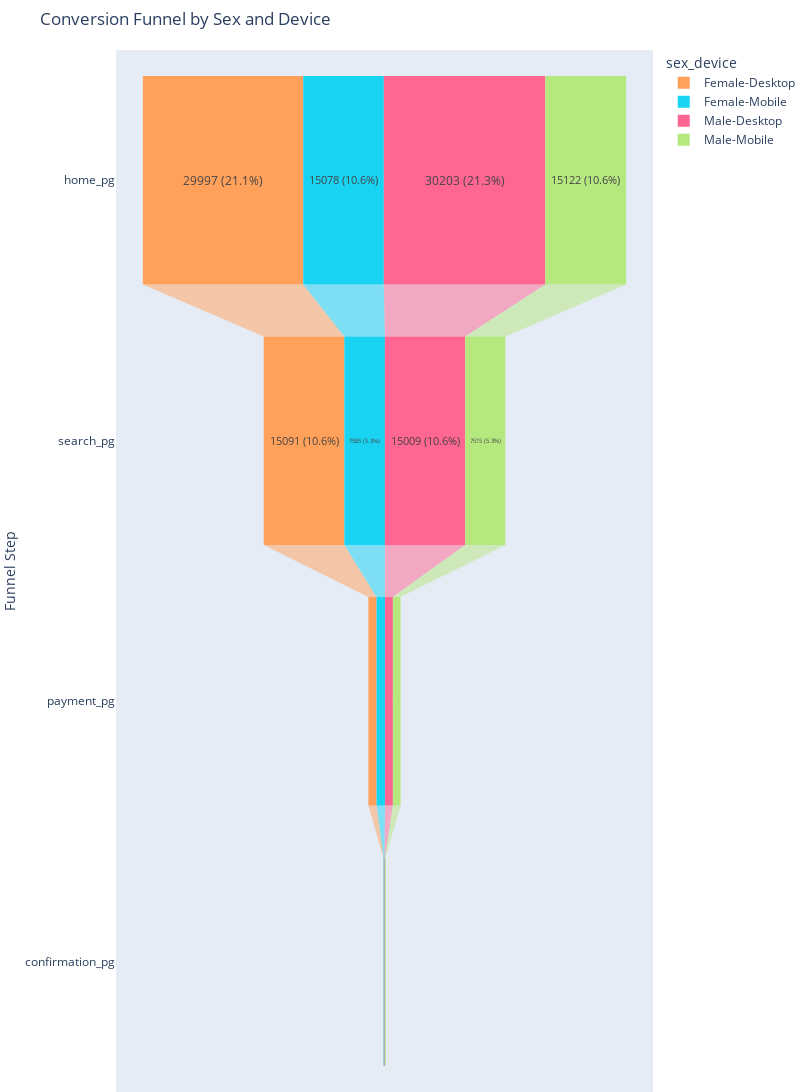

The cell this chart's notebook holds for it:
### Code cell
import pandas as pd
import plotly.express as px

# Assuming df is your DataFrame

# Create a combined category of sex and device
df['sex_device'] = df['sex'] + '-' + df['device']

# Create a funnel DataFrame
funnel_df = df.groupby('sex_device').agg({
    'home_pg': 'sum',
    'search_pg': 'sum',
    'payment_pg': 'sum',
    'confirmation_pg': 'sum'
}).reset_index()

# Calculate total users for percentages
total_users = funnel_df[['home_pg', 'search_pg', 'payment_pg', 'confirmation_pg']].sum().sum()

# Melt the DataFrame to long format for Plotly
funnel_df = funnel_df.melt(id_vars='sex_device', var_name='funnel_step', value_name='count')

# Calculate percentages
funnel_df['percentage'] = (funnel_df['count'] / total_users) * 100

# Prepare labels for the plot
funnel_df['label'] = funnel_df.apply(lambda row: f"{row['count']} ({row['percentage']:.1f}%)", axis=1)

# Define custom colors
color_map = {
    'male-desktop': '#001f3f',  # Navy blue for male desktop
    'male-mobile': '#add8e6',   # Light blue for male mobile
    'female-desktop': '#ff4d4d',  # Red-pink for female desktop
    'female-mobile': '#ffb3b3'   # Light pink for female mobile
}

# Plot the funnel chart
fig = px.funnel(funnel_df, 
                x='count', 
                y='funnel_step', 
                color='sex_device', 
                color_discrete_map=color_map,  # Use custom colors
                title="Conversion Funnel by Sex and Device",
                labels={'funnel_step': 'Funnel Step', 'count': 'Number of Users'},
                text='label')  # Show data labels

# Update layout to show text labels
fig.update_traces(textposition='inside', texttemplate='%{text}')

# Adjust layout for better width and height ratios
fig.update_layout(
    funnelmode='stack',
    autosize=False,
    width=800,  # Adjust width as needed
    height=1100,  # Adjust height as needed
    margin=dict(l=0, r=0, t=50, b=0)
)

fig.show()

### Figure 1 — Plotly figure (JSON) as saved in the notebook; plotly's stock layout.template omitted (floating-point values rounded to 4 significant figures)
{"data": [{"hovertemplate": "sex_device=Female-Desktop<br>Number of Users=%{x}<br>Funnel Step=%{y}<br>label=%{text}<extra></extra>", "legendgroup": "Female-Desktop", "marker": {"color": "#FFA15A"}, "name": "Female-Desktop", "orientation": "h", "showlegend": true, "text": ["29997 (21.1%)", "15091 (10.6%)", "1530 (1.1%)", "74 (0.1%)"], "textposition": "inside", "texttemplate": "%{text}", "type": "funnel", "x": [29997, 15091, 1530, 74], "xaxis": "x", "y": ["home_pg", "search_pg", "payment_pg", "confirmation_pg"], "yaxis": "y"}, {"hovertemplate": "sex_device=Female-Mobile<br>Number of Users=%{x}<br>Funnel Step=%{y}<br>label=%{text}<extra></extra>", "legendgroup": "Female-Mobile", "marker": {"color": "#19d3f3"}, "name": "Female-Mobile", "orientation": "h", "showlegend": true, "text": ["15078 (10.6%)", "7585 (5.3%)", "1570 (1.1%)", "167 (0.1%)"], "textposition": "inside", "texttemplate": "%{text}", "type": "funnel", "x": [15078, 7585, 1570, 167], "xaxis": "x", "y": ["home_pg", "search_pg", "payment_pg", "confirmation_pg"], "yaxis": "y"}, {"hovertemplate": "sex_device=Male-Desktop<br>Number of Users=%{x}<br>Funnel Step=%{y}<br>label=%{text}<extra></extra>", "legendgroup": "Male-Desktop", "marker": {"color": "#FF6692"}, "name": "Male-Desktop", "orientation": "h", "showlegend": true, "text": ["30203 (21.3%)", "15009 (10.6%)", "1480 (1.0%)", "76 (0.1%)"], "textposition": "inside", "texttemplate": "%{text}", "type": "funnel", "x": [30203, 15009, 1480, 76], "xaxis": "x", "y": ["home_pg", "search_pg", "payment_pg", "confirmation_pg"], "yaxis": "y"}, {"hovertemplate": "sex_device=Male-Mobile<br>Number of Users=%{x}<br>Funnel Step=%{y}<br>label=%{text}<extra></extra>", "legendgroup": "Male-Mobile", "marker": {"color": "#B6E880"}, "name": "Male-Mobile", "orientation": "h", "showlegend": true, "text": ["15122 (10.6%)", "7515 (5.3%)", "1450 (1.0%)", "135 (0.1%)"], "textposition": "inside", "texttemplate": "%{text}", "type": "funnel", "x": [15122, 7515, 1450, 135], "xaxis": "x", "y": ["home_pg", "search_pg", "payment_pg", "confirmation_pg"], "yaxis": "y"}], "layout": {"autosize": false, "funnelmode": "stack", "height": 1100, "legend": {"title": {"text": "sex_device"}, "tracegroupgap": 0}, "margin": {"b": 0, "l": 0, "r": 0, "t": 50}, "title": {"text": "Conversion Funnel by Sex and Device"}, "width": 800, "xaxis": {"anchor": "y", "domain": [0, 1], "title": {"text": "Number of Users"}}, "yaxis": {"anchor": "x", "domain": [0, 1], "title": {"text": "Funnel Step"}}}}
